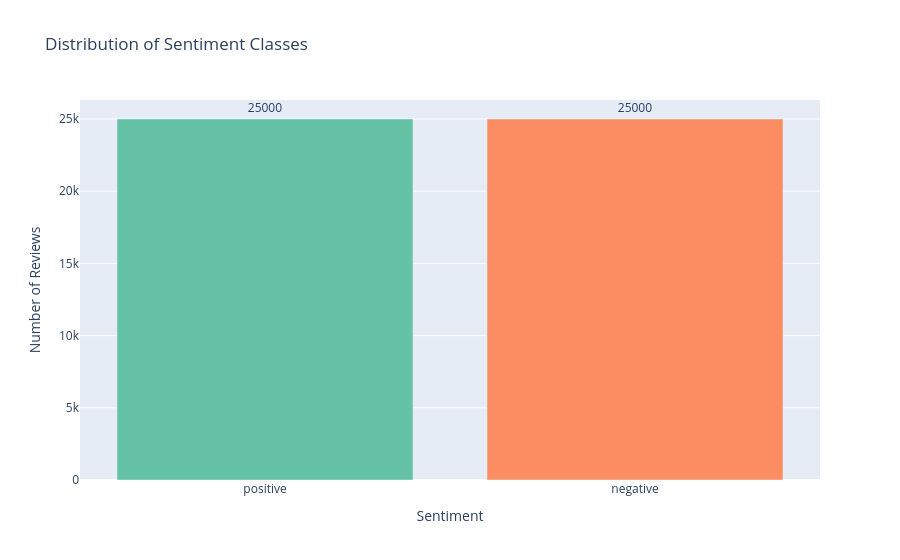

This figure's notebook cell:
### Markdown cell above
## # Visualization 2 — Sentiment/Class Distribution

### Code cell
import plotly.express as px

sentiment_counts = df["sentiment"].value_counts().reset_index()
sentiment_counts.columns = ["sentiment", "count"]

fig = px.bar(
    sentiment_counts,
    x="sentiment",
    y="count",
    color="sentiment",
    color_discrete_map={"positive": "#66c2a5", "negative": "#fc8d62"},
    text="count",
    title="Distribution of Sentiment Classes",
    labels={"sentiment": "Sentiment", "count": "Number of Reviews"}
)

fig.update_traces(textposition="outside")
fig.update_layout(showlegend=False)
fig.show()

### Figure 1 — Plotly figure (JSON) as saved in the notebook; plotly's stock layout.template omitted (floating-point values rounded to 4 significant figures)
{"data": [{"alignmentgroup": "True", "hovertemplate": "Sentiment=%{x}<br>Number of Reviews=%{text}<extra></extra>", "legendgroup": "positive", "marker": {"color": "#66c2a5", "pattern": {"shape": ""}}, "name": "positive", "offsetgroup": "positive", "orientation": "v", "showlegend": true, "text": [25000], "textposition": "outside", "type": "bar", "x": ["positive"], "xaxis": "x", "y": [25000], "yaxis": "y"}, {"alignmentgroup": "True", "hovertemplate": "Sentiment=%{x}<br>Number of Reviews=%{text}<extra></extra>", "legendgroup": "negative", "marker": {"color": "#fc8d62", "pattern": {"shape": ""}}, "name": "negative", "offsetgroup": "negative", "orientation": "v", "showlegend": true, "text": [25000], "textposition": "outside", "type": "bar", "x": ["negative"], "xaxis": "x", "y": [25000], "yaxis": "y"}], "layout": {"barmode": "relative", "legend": {"title": {"text": "Sentiment"}, "tracegroupgap": 0}, "showlegend": false, "title": {"text": "Distribution of Sentiment Classes"}, "xaxis": {"anchor": "y", "categoryarray": ["positive", "negative"], "categoryorder": "array", "domain": [0, 1], "title": {"text": "Sentiment"}}, "yaxis": {"anchor": "x", "domain": [0, 1], "title": {"text": "Number of Reviews"}}}}
